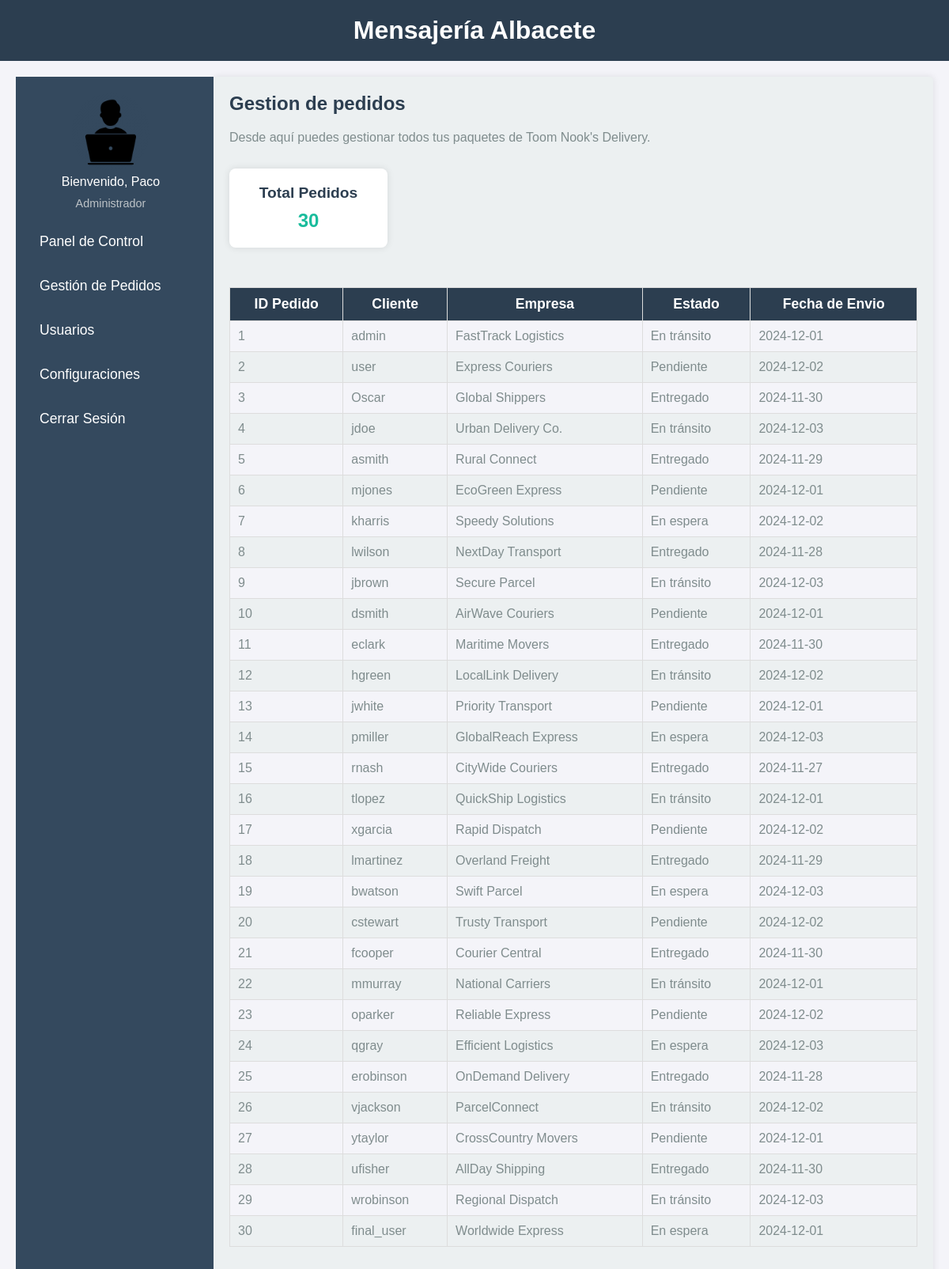
/gestion_pedidos.php, run on the app's committed database.
### tables this page shows
CREATE TABLE `envios` (
  `cod_seguimiento` int(11) NOT NULL,
  `id_usuario` int(11) NOT NULL,
  `id_empresa` int(11) NOT NULL,
  `estado_envio` varchar(50) NOT NULL,
  `fecha_envio` date NOT NULL
);

CREATE TABLE `usuarios` (
  `id_usuario` int(11) NOT NULL,
  `username` varchar(50) NOT NULL,
  `password` varchar(255) NOT NULL,
  `rol` enum('admin','user') NOT NULL,
  `mail` varchar(30) DEFAULT NULL,
  `direccion` varchar(50) DEFAULT NULL
);

CREATE TABLE `empresas_reparto` (
  `id_empresa` int(11) NOT NULL,
  `nombre_empresa` varchar(100) NOT NULL,
  `telefono` varchar(20) DEFAULT NULL,
  `contacto` varchar(100) DEFAULT NULL
);

### gestion_pedidos.php (the view, shortened to what this page needs)
<!DOCTYPE html>
<html lang="en">
<head>
    <link rel="stylesheet" href="./css/admin.css">
</head>
<body>
    <div class="container">
        <header class="header">
            <div class="logo">
                <h1>Mensajería Albacete</h1>
            </div>
        </header>
        <div class="subcontainer">
            <aside class="aside">
                <div class="info">
                    <img src="./assets/profile/admin.png" alt="Admin Icon" width="100px">
                    <div class="info_user">
                        <p>Bienvenido,
                            Paco</p>
                        <p class="role">Administrador</p>
                    </div>
                </div>
                <div class="info_select">
                    <ul>
                        <li><a href="./panel_admin.php">Panel de Control</a></li>
                        <li><a href="./gestion_pedidos.php">Gestión de Pedidos</a></li>
                        <li><a href="#">Usuarios</a>
                        </li>
                        <li><a href="#">Configuraciones</a></li>
                        <li><a href="./logout.php">Cerrar Sesión</a></li>
                    </ul>
                </div>
            </aside>
            <div class="content">
                <h2>Gestion de pedidos</h2>
                <p>Desde aquí puedes gestionar todos tus paquetes de Toom Nook's Delivery.</p>
                <div style="margin-bottom: 50px;" class="stats-container">
                    <div class="stats-card">
                        <h3>Total Pedidos</h3>
                        <p><?php
                            $stmt = $pdo->prepare("SELECT COUNT(*) as total_pedidos FROM envios");
                            $stmt->execute();
                            $total_pedidos = $stmt->fetch();
                            echo $total_pedidos['total_pedidos']; ?></p>
                    </div>
                </div>
                <table class="table table-striped table-bordered">
                    <tr class="table-header">
                        <th class="table-header-cell">ID Pedido</th>
                        <th class="table-header-cell">Cliente</th>
                        <th class="table-header-cell">Empresa</th>
                        <th class="table-header-cell">Estado</th>
                        <th class="table-header-cell">Fecha de Envio</th>
                    </tr>
                    <?php
                    $stmt = $pdo->prepare("SELECT * FROM envios");
                    $stmt->execute();
                    $envios = $stmt->fetchAll();
                    foreach ($envios as $envio) {
                        $stmt = $pdo->prepare("SELECT username FROM usuarios WHERE id_usuario = ?");
                        $stmt->execute([$envio['id_usuario']]);
                        $nombre_cliente = $stmt->fetch();
                        $stmt = $pdo->prepare("SELECT nombre_empresa FROM empresas_reparto WHERE id_empresa = ?");
                        $stmt->execute([$envio['id_empresa']]);
                        $nombre_empresa = $stmt->fetch();
                        echo "<tr class='table-row'>";
                        echo "<td class='table-cell'>" . $envio['cod_seguimiento'] . "</td>";
                        echo "<td class='table-cell'>" . $nombre_cliente['username'] . "</td>";
                        echo "<td class='table-cell'>" . $nombre_empresa['nombre_empresa'] . "</td>";
                        echo "<td class='table-cell'>" . $envio['estado_envio'] . "</td>";
                        echo "<td class='table-cell'>" . $envio['fecha_envio'] . "</td>";
                        echo "</tr>";
                    }
                    ?>
                </table>
            </div>
        </div>
    </div>
</body>
</html>

### css/admin.css (style rules this page uses)
* { margin: 0; padding: 0; box-sizing: border-box; font-family: Arial, sans-serif; }
body { background-color: #f4f4f9; color: #333; }
.container { display: flex; flex-direction: column; height: 100vh; }
.header { background-color: #2c3e50; color: white; padding: 20px; text-align: center; }
.logo h1 { font-size: 2rem; }
.subcontainer { display: flex; flex: 1; padding: 20px; }
.aside { background-color: #34495e; color: white; width: 250px; padding: 20px; display: flex; flex-direction: column; align-items: flex-start; position: relative; }
.info { text-align: center; margin-bottom: 20px; }
.info img { border-radius: 50%; }
.role { font-size: 0.9rem; color: #bdc3c7; margin-top: 10px; }
.info_select ul { list-style: none; width: 100%; padding: 0; }
.info_select li { margin-bottom: 15px; width: 100%; }
.info_select a { color: white; text-decoration: none; font-size: 1.1rem; display: block; padding: 10px; border-radius: 5px; transition: background-color 0.3s ease; }
.content { flex: 1; background-color: #ecf0f1; padding: 20px; border-radius: 5px; box-shadow: 0 0 10px rgba(0, 0, 0, 0.1); }
.content h2 { color: #2c3e50; font-size: 1.5rem; margin-bottom: 20px; }
.content p { font-size: 1rem; color: #7f8c8d; }
.stats-container { display: flex; gap: 20px; margin-top: 30px; }
.stats-card { background-color: #ffffff; padding: 20px; width: 200px; border-radius: 8px; box-shadow: 0 0 10px rgba(0, 0, 0, 0.1); text-align: center; }
.stats-card h3 { color: #2c3e50; font-size: 1.2rem; margin-bottom: 10px; }
.stats-card p { font-size: 1.5rem; font-weight: bold; color: #1abc9c; }
.info_user { text-align: center; width: 200px; }

### gestion_pedidos.php (style rules this page uses)
.table { width: 100%; border-collapse: collapse; margin-bottom: 20px; }
.table-striped { background-color: #ecf0f1; }
.table-striped tr:nth-child(even) { background-color: #f4f4f9; }
.table-bordered { border: 1px solid #ddd; }
.table-bordered th, .table-bordered td { border: 1px solid #ddd; }
.table-header { background-color: #2c3e50; color: white; }
.table-header-cell { padding: 10px; font-size: 1.1rem; font-weight: bold; }
.table-row { padding: 10px; }
.table-cell { padding: 10px; font-size: 1rem; color: #7f8c8d; }

### data on the page
envios: cod_seguimiento "1", id_usuario.username "admin", id_empresa.nombre_empresa "FastTrack Logistics", estado_envio "En tránsito", fecha_envio "2024-12-01"
envios: cod_seguimiento "2", id_usuario.username "user", id_empresa.nombre_empresa "Express Couriers", estado_envio "Pendiente", fecha_envio "2024-12-02"
envios: cod_seguimiento "3", id_usuario.username "Oscar", id_empresa.nombre_empresa "Global Shippers", estado_envio "Entregado", fecha_envio "2024-11-30"
envios: cod_seguimiento "4", id_usuario.username "jdoe", id_empresa.nombre_empresa "Urban Delivery Co.", estado_envio "En tránsito", fecha_envio "2024-12-03"
envios: cod_seguimiento "5", id_usuario.username "asmith", id_empresa.nombre_empresa "Rural Connect", estado_envio "Entregado", fecha_envio "2024-11-29"
envios: cod_seguimiento "6", id_usuario.username "mjones", id_empresa.nombre_empresa "EcoGreen Express", estado_envio "Pendiente", fecha_envio "2024-12-01"
envios: cod_seguimiento "7", id_usuario.username "kharris", id_empresa.nombre_empresa "Speedy Solutions", estado_envio "En espera", fecha_envio "2024-12-02"
envios: cod_seguimiento "8", id_usuario.username "lwilson", id_empresa.nombre_empresa "NextDay Transport", estado_envio "Entregado", fecha_envio "2024-11-28"
envios: cod_seguimiento "9", id_usuario.username "jbrown", id_empresa.nombre_empresa "Secure Parcel", estado_envio "En tránsito", fecha_envio "2024-12-03"
envios: cod_seguimiento "10", id_usuario.username "dsmith", id_empresa.nombre_empresa "AirWave Couriers", estado_envio "Pendiente", fecha_envio "2024-12-01"
envios: cod_seguimiento "11", id_usuario.username "eclark", id_empresa.nombre_empresa "Maritime Movers", estado_envio "Entregado", fecha_envio "2024-11-30"
envios: cod_seguimiento "12", id_usuario.username "hgreen", id_empresa.nombre_empresa "LocalLink Delivery", estado_envio "En tránsito", fecha_envio "2024-12-02"
envios: cod_seguimiento "13", id_usuario.username "jwhite", id_empresa.nombre_empresa "Priority Transport", estado_envio "Pendiente", fecha_envio "2024-12-01"
envios: cod_seguimiento "14", id_usuario.username "pmiller", id_empresa.nombre_empresa "GlobalReach Express", estado_envio "En espera", fecha_envio "2024-12-03"
envios: cod_seguimiento "15", id_usuario.username "rnash", id_empresa.nombre_empresa "CityWide Couriers", estado_envio "Entregado", fecha_envio "2024-11-27"
envios: cod_seguimiento "16", id_usuario.username "tlopez", id_empresa.nombre_empresa "QuickShip Logistics", estado_envio "En tránsito", fecha_envio "2024-12-01"
envios: cod_seguimiento "17", id_usuario.username "xgarcia", id_empresa.nombre_empresa "Rapid Dispatch", estado_envio "Pendiente", fecha_envio "2024-12-02"
envios: cod_seguimiento "18", id_usuario.username "lmartinez", id_empresa.nombre_empresa "Overland Freight", estado_envio "Entregado", fecha_envio "2024-11-29"
envios: cod_seguimiento "19", id_usuario.username "bwatson", id_empresa.nombre_empresa "Swift Parcel", estado_envio "En espera", fecha_envio "2024-12-03"
envios: cod_seguimiento "20", id_usuario.username "cstewart", id_empresa.nombre_empresa "Trusty Transport", estado_envio "Pendiente", fecha_envio "2024-12-02"
envios: cod_seguimiento "21", id_usuario.username "fcooper", id_empresa.nombre_empresa "Courier Central", estado_envio "Entregado", fecha_envio "2024-11-30"
envios: cod_seguimiento "22", id_usuario.username "mmurray", id_empresa.nombre_empresa "National Carriers", estado_envio "En tránsito", fecha_envio "2024-12-01"
envios: cod_seguimiento "23", id_usuario.username "oparker", id_empresa.nombre_empresa "Reliable Express", estado_envio "Pendiente", fecha_envio "2024-12-02"
envios: cod_seguimiento "24", id_usuario.username "qgray", id_empresa.nombre_empresa "Efficient Logistics", estado_envio "En espera", fecha_envio "2024-12-03"
envios: cod_seguimiento "25", id_usuario.username "erobinson", id_empresa.nombre_empresa "OnDemand Delivery", estado_envio "Entregado", fecha_envio "2024-11-28"
envios: cod_seguimiento "26", id_usuario.username "vjackson", id_empresa.nombre_empresa "ParcelConnect", estado_envio "En tránsito", fecha_envio "2024-12-02"
envios: cod_seguimiento "27", id_usuario.username "ytaylor", id_empresa.nombre_empresa "CrossCountry Movers", estado_envio "Pendiente", fecha_envio "2024-12-01"
envios: cod_seguimiento "28", id_usuario.username "ufisher", id_empresa.nombre_empresa "AllDay Shipping", estado_envio "Entregado", fecha_envio "2024-11-30"
envios: cod_seguimiento "29", id_usuario.username "wrobinson", id_empresa.nombre_empresa "Regional Dispatch", estado_envio "En tránsito", fecha_envio "2024-12-03"
envios: cod_seguimiento "30", id_usuario.username "final_user", id_empresa.nombre_empresa "Worldwide Express", estado_envio "En espera", fecha_envio "2024-12-01"

### other printed values
$total_pedidos['total_pedidos'] "30"
